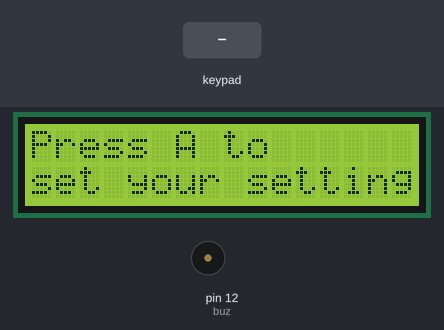
Simulated run of this sketch. Board: Arduino Uno, built with avr-gcc and run on an emulated ATmega328P. Shown: 16×2 character LCD, buzzer (waves = sounding). The test bench sets the inputs (shaded band).

Above: at 3.3 s.
3.4 s: key '#' pressed
At 4.3 s:
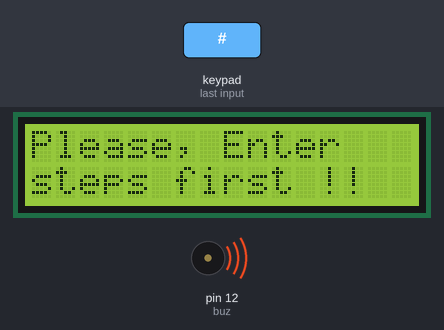
6.4 s: keypad keys 9 8 7 6 * pressed 0.4 s apart
At 8.5 s:
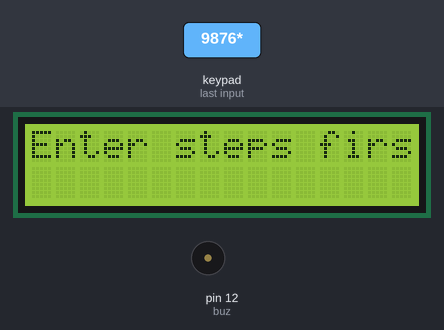
11.4 s: keypad keys 9 8 7 6 # pressed 0.4 s apart
At 14.4 s:
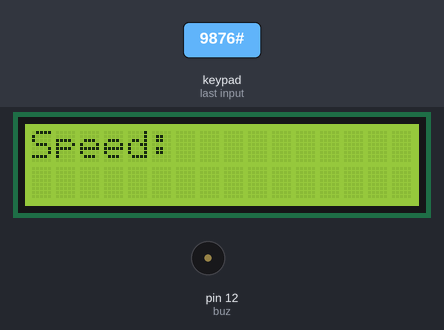
14.9 s: keypad keys 5 4 3 2 # pressed 0.4 s apart
At 17.1 s:
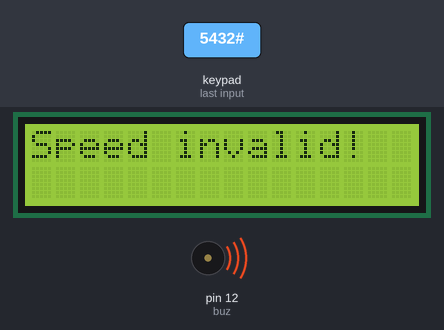
19.9 s: key '2' pressed
At 20.6 s:
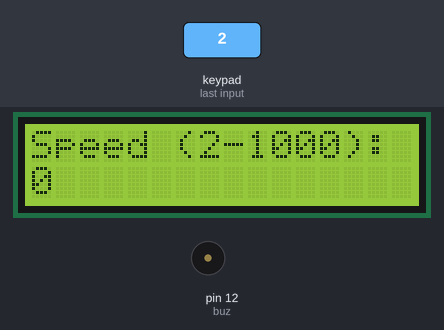
21.4 s: key '#' pressed
At 22.5 s:
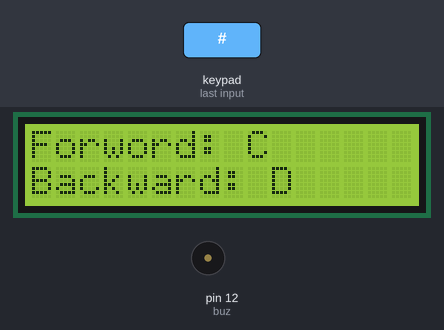
Timing chart, 0 to 24.4 s (numbered marks = the images above; inputs shaded):
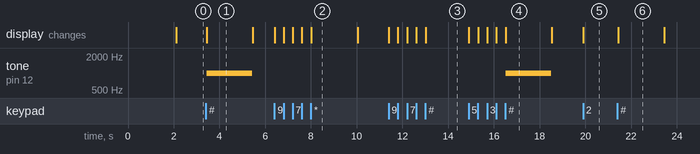

Measured:
- after the input at 3.4 s, tone on pin 12 (buz): silent → 1000 Hz at once, → silent 2.0 s later; the display: changes at once (image 1)
- after the input at 6.4 s, the display: first changes at once (image 2 shows a later state)
- after the input at 11.4 s, the display: first changes at once (image 3 shows a later state)
- after the input at 14.9 s, tone on pin 12 (buz): silent → 1000 Hz after 1.6 s, → silent 2.0 s later; the display: first changes at once (image 4 shows a later state)
- after the input at 19.9 s, the display: changes at once (image 5)
- after the input at 21.4 s, the display: changes at once (image 6)
- what the display in image 1 shows lasts 2.0 s, from 3.4 s to 5.4 s

The sketch:

Semi_Final.ino
```cpp
#include <LiquidCrystal_I2C.h>
#include <Wire.h>
#include <Keypad.h>
#include <AccelStepper.h>

// إعدادات شاشة LiquidCrystal I2C
LiquidCrystal_I2C lcd(0x27, 16, 2); // I2C address 0x27, 16 column and 2

// إعدادات الـ Keypad
const byte ROW_NUM = 4;    // عدد الصفوف
const byte COLUMN_NUM = 4; // عدد الأعمدة

char keys[ROW_NUM][COLUMN_NUM] = {
  {'1','2','3','A'},
  {'4','5','6','B'},
  {'7','8','9','C'},
  {'*','0','#','D'}
};

byte pin_rows[ROW_NUM] = {9, 8, 7, 6};  // دبابيس الصفوف
byte pin_column[COLUMN_NUM] = {5, 4, 3, 2};  // دبابيس الأعمدة

Keypad keypad = Keypad(makeKeymap(keys), pin_rows, pin_column, ROW_NUM, COLUMN_NUM);

// إعدادات محرك الخطوات (Stepper Motor)
const int stepPin = 11;    // دبوس الخطوات
const int dirPin = 10;     // دبوس الاتجاه

AccelStepper stepper(AccelStepper::DRIVER, stepPin, dirPin);

// متغيرات لعدد الخطوات
int steps = 0;
int speed = 0;  // السرعة المختارة من 0 إلى 9
int direction; // 1 للدوران في الاتجاه الأمامي، -1 للدوران في الاتجاه العكسي

//buzzer
const int buz = 12;

void setup() {
  pinMode(buz, OUTPUT);

  lcd.init(); // initialize the lcd
  lcd.backlight();

  // إعداد محرك الخطوات
  stepper.setMaxSpeed(1000);  // تعيين السرعة القصوى
  stepper.setAcceleration(500); // تعيين التسارع

  // عرض رسالة الترحيب
  lcd.clear();
  lcd.setCursor(2, 0);
  lcd.print("Mini_Project");
  lcd.setCursor(2, 1);
  lcd.print("Syringe Pump");
  delay(2000);
  lcd.clear();
  lcd.setCursor(0, 0);
  lcd.print("Press A to");
  lcd.setCursor(0, 1);
  lcd.print("set your setting");
}

void loop() {
  // قراءة الضغطات من لوحة المفاتيح
  char key = keypad.getKey();

  if (key == 'A') {
    steps = 0;
    speed = 0;
    direction = 0;
    lcd.clear();
    lcd.setCursor(0, 0);
    lcd.print("Steps: ");
  }

  if (key >= '0' && key <= '9') {
    // إذا كان الرقم مدخلًا، نقوم بتحديث عدد الخطوات
    steps = steps * 10 + (key - '0'); // تكوين العدد المدخل
    lcd.setCursor(8, 1);
    lcd.print(steps);
  }
  else if (key == '#') {
    // إذا تم الضغط على "#" نبدأ تشغيل المضخة
    if (steps == 0) {
      lcd.clear();
      lcd.setCursor(0, 0);
      lcd.print("Please, Enter");
      lcd.setCursor(0, 1);
      lcd.print("steps first !!");
      tone(buz, 1000);  // تشغيل الـ Buzzer بتردد 1000 هرتز
      delay(2000);  // الانتظار قليلاً ليتمكن المستخدم من رؤية الرسالة
      noTone(buz);      // إيقاف الـ Buzzer
      lcd.clear();
      lcd.setCursor(0, 0);
      lcd.print("Steps: ");
    } else {
      lcd.clear();
      lcd.setCursor(0, 0);
      lcd.print("Speed: ");

      // الانتظار لإدخال السرعة
      while (true) {
        char speedKey = keypad.getKey();
        if (speedKey >= '0' && speedKey <= '9') {
          speed = speed * 10 + (speedKey - '0');  // تعيين السرعة بناءً على المدخل
          lcd.setCursor(7, 0);
          lcd.print(speed);  // عرض السرعة المدخلة
          delay(200);  // تأخير بسيط للسماح للمستخدم بمراجعة المدخلات
        }
        else if (speedKey == '#') {
          // إذا تم الضغط على "#" لبدء تشغيل المضخة
          if (speed < 1 || speed > 1000) {
            lcd.clear();
            lcd.setCursor(0, 0);
            lcd.print("Speed invalid!");
            tone(buz, 1000);  // تشغيل الـ Buzzer بتردد 1000 هرتز
            delay(2000);  // الانتظار قليلاً ليتمكن المستخدم من رؤية الرسالة
            noTone(buz);      // إيقاف الـ Buzzer
            lcd.clear();
            lcd.setCursor(0, 0);
            lcd.print("Speed (1-1000): ");
            speed = 0;  // إعادة تعيين السرعة لتتمكن من إدخالها مجددًا
            lcd.setCursor(0, 1);
            lcd.print(speed);  // عرض السرعة المدخلة
            delay(200);  // تأخير بسيط للسماح للمستخدم بمراجعة المدخلات
          } else {
            lcd.clear();
            lcd.print("Forword: C");
            lcd.setCursor(0,1);
            lcd.print("Backward: D");
            delay(2000);
            lcd.clear();
            lcd.setCursor(0, 0);
            lcd.print("Direction: ");
            // الانتظار لإدخال الاتجاه
            while (true) {
              char directionKey = keypad.getKey();
              if (directionKey == 'C') {
                direction = 1;  // تعيين الاتجاه للأمام
                lcd.print(directionKey);
                lcd.clear();
                lcd.setCursor(0,1);
                lcd.print("Forward...");
                delay(2000);
                break;
              }
              else if (directionKey == 'D') {
                direction = -1;  // تعيين الاتجاه للخلف
                lcd.print(directionKey);
                lcd.clear();
                lcd.setCursor(0, 1);
                lcd.print("Backward...");
                delay(2000);
                break;
              }
            }
            lcd.clear();
            lcd.setCursor(0, 0);
            lcd.print("Running Pump");
            // تعيين السرعة بناءً على القيمة المدخلة
            stepper.setMaxSpeed(speed);  // تعيين السرعة بناءً على المدخل (من 0 إلى 1000)

            // تعيين الاتجاه بناءً على المدخل:
            if (direction == 1) {
              digitalWrite(dirPin, LOW); // تعيين الاتجاه للأمام
            }
             if (direction == -1){
              digitalWrite(dirPin, HIGH);  // تعيين الاتجاه للخلف
            }

            runSyringePump(steps);  // تمرير عدد الخطوات للمضخة
            break;
          }
        }
      }
    }
  }
  else if (key == '*') {
    steps = 0;
    speed = 0;
    // إذا تم الضغط على "*"، نقوم بإلغاء الإدخال وإعادة البدء
    if (steps == 0) {
      lcd.clear();
      lcd.setCursor(0, 0);
      lcd.print("Enter steps first!");
      delay(2000);
      lcd.clear();
      lcd.setCursor(0, 0);
      lcd.print("Enter steps:");
      lcd.setCursor(13, 1);
      lcd.print(steps);
    } else {
      lcd.clear();
      lcd.setCursor(0, 0);
      lcd.print("Enter steps:");
      lcd.setCursor(13, 1);
      lcd.print(steps);
    }
  }
}

void runSyringePump(long steps) {
  // تشغيل محرك الخطوات وفقًا لعدد الخطوات المدخل
  stepper.moveTo(steps);  // تحديد عدد الخطوات المطلوب تنفيذها

  // تنفيذ الحركة
  while (stepper.distanceToGo() != 0) {
    stepper.run();  // تحديث الحركة
  }

  // إظهار رسالة انتهاء العملية
  lcd.clear();
  lcd.setCursor(0, 0);
  lcd.print("Done!");
  tone(buz, 1000);  // تشغيل الـ Buzzer بتردد 1000 هرتز
  delay(1000);      // تشغيل الصوت لمدة 1 ثانية
  noTone(buz);      // إيقاف الـ Buzzer
  steps = 0;
  speed = 0;
  direction = 0;
  delay(2000);
  lcd.clear();
  lcd.setCursor(0, 0);
  lcd.print("Press A to");
  lcd.setCursor(0, 1);
  lcd.print("set your setting");
}
```
